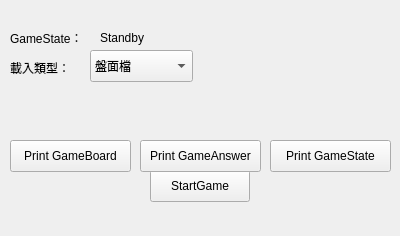
<?xml version="1.0" encoding="UTF-8"?>
<ui version="4.0">
 <class>StartUI</class>
 <widget class="QWidget" name="StartUI">
  <property name="geometry">
   <rect>
    <x>0</x>
    <y>0</y>
    <width>400</width>
    <height>236</height>
   </rect>
  </property>
  <property name="windowTitle">
   <string>Form</string>
  </property>
  <widget class="QLabel" name="label">
   <property name="geometry">
    <rect>
     <x>10</x>
     <y>60</y>
     <width>67</width>
     <height>16</height>
    </rect>
   </property>
   <property name="text">
    <string>載入類型：</string>
   </property>
  </widget>
  <widget class="QPushButton" name="startGameButton">
   <property name="geometry">
    <rect>
     <x>150</x>
     <y>170</y>
     <width>100</width>
     <height>32</height>
    </rect>
   </property>
   <property name="text">
    <string>StartGame</string>
   </property>
  </widget>
  <widget class="QPushButton" name="gameAnswerButton">
   <property name="geometry">
    <rect>
     <x>140</x>
     <y>140</y>
     <width>121</width>
     <height>32</height>
    </rect>
   </property>
   <property name="text">
    <string>Print GameAnswer</string>
   </property>
  </widget>
  <widget class="QPushButton" name="gameStateButton">
   <property name="geometry">
    <rect>
     <x>270</x>
     <y>140</y>
     <width>121</width>
     <height>32</height>
    </rect>
   </property>
   <property name="text">
    <string>Print GameState</string>
   </property>
  </widget>
  <widget class="QStackedWidget" name="stackedWidget">
   <property name="geometry">
    <rect>
     <x>10</x>
     <y>90</y>
     <width>371</width>
     <height>31</height>
    </rect>
   </property>
   <widget class="QWidget" name="page"/>
   <widget class="QWidget" name="page_2"/>
  </widget>
  <widget class="QPushButton" name="gameBoardButon">
   <property name="geometry">
    <rect>
     <x>10</x>
     <y>140</y>
     <width>121</width>
     <height>32</height>
    </rect>
   </property>
   <property name="text">
    <string>Print GameBoard</string>
   </property>
  </widget>
  <widget class="QLabel" name="gameState">
   <property name="geometry">
    <rect>
     <x>100</x>
     <y>30</y>
     <width>58</width>
     <height>16</height>
    </rect>
   </property>
   <property name="text">
    <string>Standby</string>
   </property>
  </widget>
  <widget class="QComboBox" name="comboBox">
   <property name="geometry">
    <rect>
     <x>90</x>
     <y>50</y>
     <width>103</width>
     <height>32</height>
    </rect>
   </property>
   <item>
    <property name="text">
     <string>盤面檔</string>
    </property>
   </item>
   <item>
    <property name="text">
     <string>指定炸彈數量盤面</string>
    </property>
   </item>
   <item>
    <property name="text">
     <string>指定炸彈聲乘率盤面</string>
    </property>
   </item>
  </widget>
  <widget class="QLabel" name="label_2">
   <property name="geometry">
    <rect>
     <x>10</x>
     <y>30</y>
     <width>81</width>
     <height>16</height>
    </rect>
   </property>
   <property name="text">
    <string>GameState：</string>
   </property>
  </widget>
 </widget>
 <resources/>
 <connections/>
</ui>
